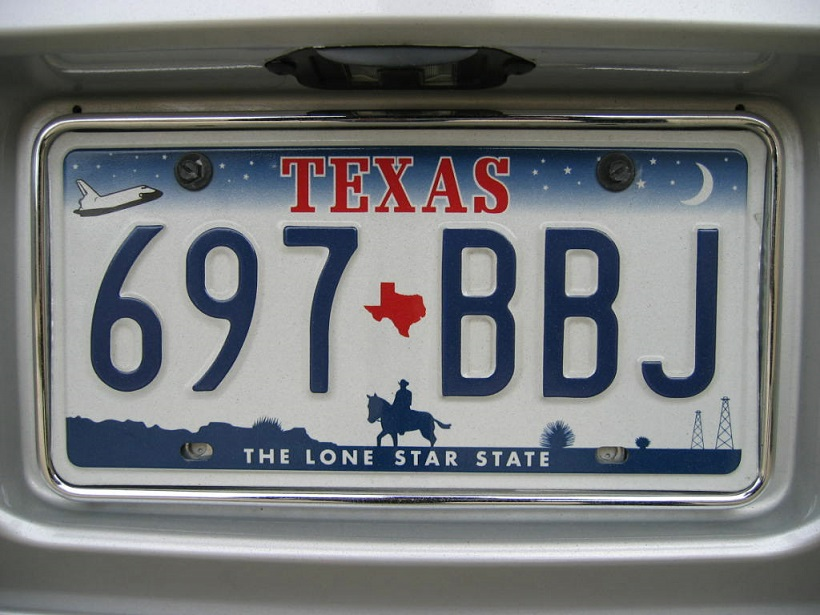
//> input picture image.jpg, 820 x 615 px
$ ./contours   (built with g++ and OpenCV 4)
//> lines starting //> are read from the running program, lines starting //| are printed output that depends on the picture; after the words box and inside, x2 and y2 are one past the last pixel; in counts of white or black regions, pixels touching at a corner belong together
#include<opencv2/opencv.hpp>


#include "opencv2/highgui/highgui.hpp"
#include<iostream>
#include<conio.h>


using namespace cv;
using namespace std;

int main() {
	Mat img = imread("image.jpg", 1);
//> img is the input picture: 615 rows x 820 cols, CV_8UC3; mean B, G, R 121.7, 120, 117.5
	Mat gray;
	if (img.empty()) //check whether the image is loaded or not
	{
		cout << "Error : Image cannot be loaded..!!" << endl;
		system("pause"); //wait for a key press
		return -1;
	}
	namedWindow("MyWindow", WINDOW_AUTOSIZE);
	imshow("MyWindow", img);
	cvtColor(img, gray, CV_RGB2GRAY);
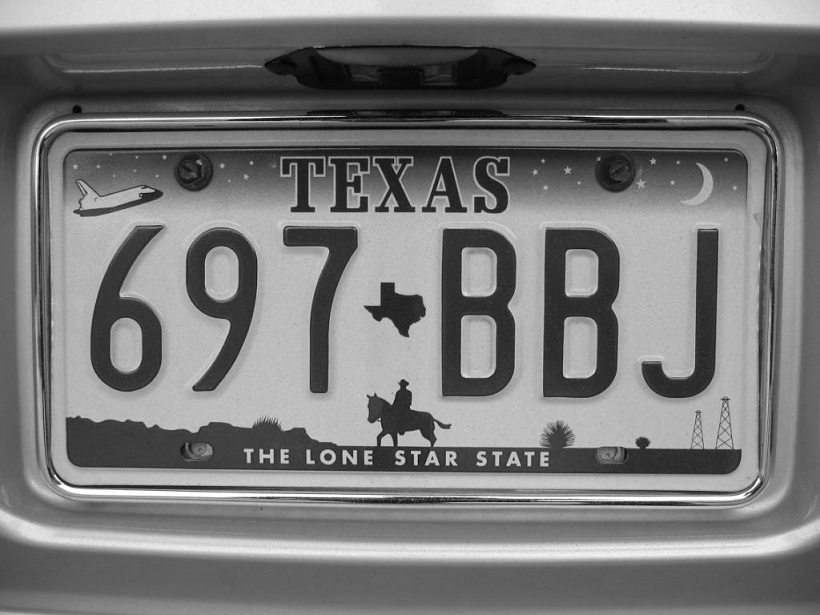
//> gray: 615 rows x 820 cols, CV_8UC1; min 1, max 255, mean 120.1
	Canny(gray, gray, 82, 164);
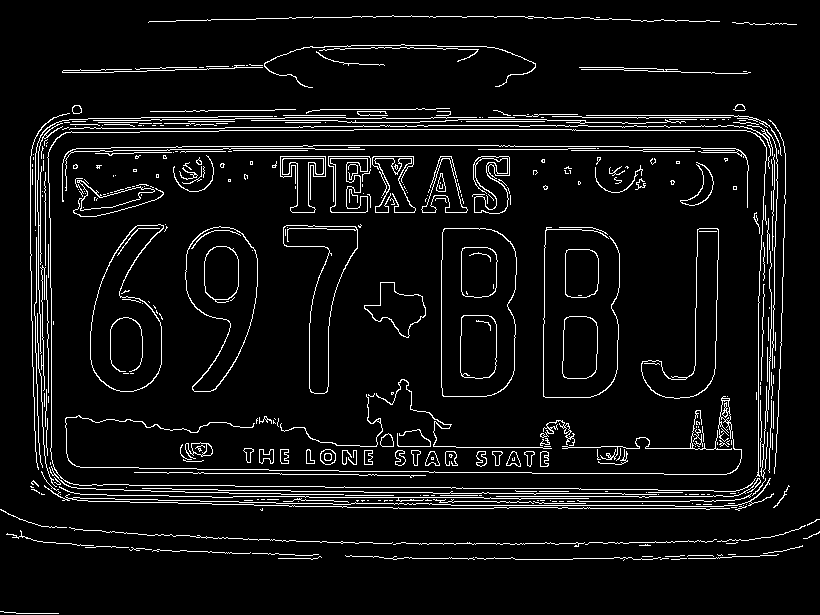
//> gray: 615 rows x 820 cols, CV_8UC1; 6.2% white in thin lines or dots
	vector<vector<Point> > contours;
	vector<Vec4i> hierarchy;
	RNG rng(12345);
	findContours(gray, contours, hierarchy, CV_RETR_TREE, CV_CHAIN_APPROX_SIMPLE, Point(0, 0));
//> contours = 516 contours, 418 with area under 20; largest, box (x1, y1, x2, y2) and area: (441, 228, 517, 397) 11793, (441, 228, 517, 397) 11753, (90, 224, 164, 392) 7577, (90, 224, 164, 392) 7458, (185, 226, 258, 392) 7166
	/// Draw contours
	Mat drawing = Mat::zeros(gray.size(), CV_8UC3);
	for (int i = 0; i< contours.size(); i++)
	{
		Scalar color = Scalar(rng.uniform(0, 255), rng.uniform(0, 255), rng.uniform(0, 255));
		drawContours(drawing, contours, i, color, 2, 8, hierarchy, 0, Point());
	}
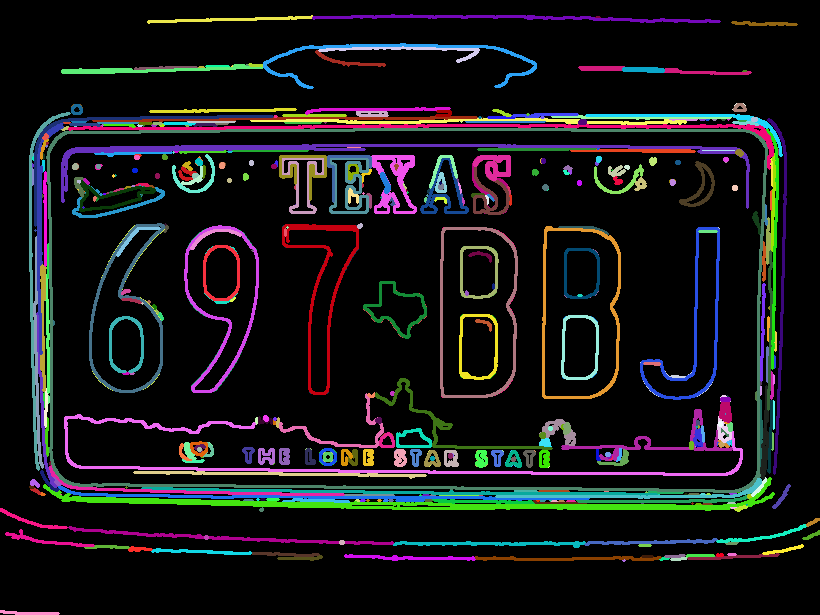
//> drawing: 615 rows x 820 cols, CV_8UC3; mean B, G, R 24.2, 22.2, 22.8

	imshow("Result window", drawing);
	waitKey(0);
	destroyAllWindows;
	return(0);

}
